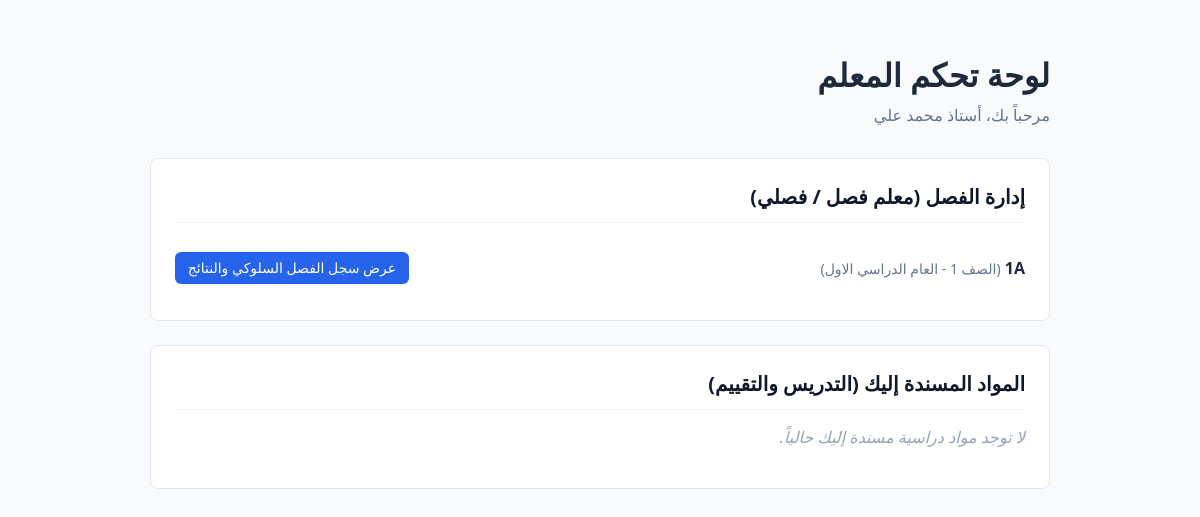
The page /dashboard/teacher/ (signed in) on the database its author committed.
### accounts/models.py (models this page shows, shortened)
class User(AbstractUser):
    class Role(models.TextChoices):
        SCHOOL_MANAGER = "school_manager", "مدير المدرسة"
        TEACHER = "teacher", "معلم"
        STUDENT = "student", "طالب"
    role = models.CharField(
        max_length=30,
        choices=Role.choices,
        default=Role.TEACHER,
        verbose_name="الدور",
    )
    school = models.ForeignKey(
        "schools.School",
        on_delete=models.CASCADE,
        related_name="users",
        null=True,
        blank=True,
        verbose_name="المدرسة",
    )
    phone_number = models.CharField(
        max_length=20,
        blank=True,
    )
    email_verified = models.BooleanField(
        default=False,
        verbose_name="البريد الإلكتروني موثق",
    )
    class Meta:
        verbose_name = "مستخدم"
        verbose_name_plural = "المستخدمون"

### academics/models.py (models this page shows, shortened)
class Classroom(SchoolOwnedModel):
    academic_year = models.ForeignKey(
        "schools.AcademicYear",
        on_delete=models.CASCADE,
        related_name="classrooms",
        verbose_name="العام الدراسي",
    )
    name = models.CharField(
        max_length=100,
        verbose_name="اسم الفصل",
    )
    grade_level = models.PositiveIntegerField(
        verbose_name="الصف الدراسي",
    )
    lead_teacher = models.ForeignKey(
        settings.AUTH_USER_MODEL,
        on_delete=models.SET_NULL,
        null=True,
        blank=True,
        related_name="homeroom_classes",
        verbose_name="معلم الفصل",
    )
    class Meta:
        verbose_name = "فصل"
        verbose_name_plural = "الفصول"
        ordering = [
            "grade_level",
            "name",
        ]
        constraints = [
            models.UniqueConstraint(
                fields=[
                    "school",
                    "academic_year",
                    "name",
                ],
                name="unique_classroom_per_year",
            ),
        ]

### schools/models.py (models this page shows, shortened)
class AcademicYear(SchoolOwnedModel):
    name = models.CharField(
        max_length=50,
        verbose_name="اسم العام الدراسي",
    )
    start_date = models.DateField(
        verbose_name="تاريخ البداية",
    )
    end_date = models.DateField(
        verbose_name="تاريخ النهاية",
    )
    is_current = models.BooleanField(
        default=False,
        verbose_name="العام الحالي",
    )
    class Meta:
        verbose_name = "عام دراسي"
        verbose_name_plural = "الأعوام الدراسية"
        ordering = ["-start_date"]
        constraints = [
            models.UniqueConstraint(
                fields=["school", "name"],
                name="unique_academic_year_per_school",
            ),
        ]

### core/decorators.py (the view)
        def wrapper(request, *args, **kwargs):
            if not request.user.is_authenticated:
                return redirect('login')
            if request.user.role in allowed_roles or request.user.is_superuser:
                return view_func(request, *args, **kwargs)
            raise PermissionDenied

### core/views.py (called while the page is built)
@login_required
@role_required('teacher')
def teacher_dashboard(request):
    teacher = request.user
    managed_classrooms = Classroom.objects.filter(lead_teacher=teacher, school=teacher.school)
    teaching_assignments = TeachingAssignment.objects.filter(
        teacher=teacher,
        school=teacher.school,
    ).select_related('classroom', 'subject')
    context = {
        'managed_classrooms': managed_classrooms,
        'teaching_assignments': teaching_assignments,
    }
    return render(request, 'core/dashboard_teacher.html', context)

### core/templates/core/dashboard_teacher.html (shortened to what this page needs)
<!DOCTYPE html>
<html lang="ar" dir="rtl">
<head>
</head>
<body>
    <div class="container">
        <h1 style="margin-bottom: 0.5rem;">لوحة تحكم المعلم</h1>
        <p style="color: #64748b; margin-top: 0; margin-bottom: 2rem;">مرحباً بك، أستاذ {{ request.user.get_full_name|default:request.user.username }}</p>
        <div class="section">
            <h2>إدارة الفصل (معلم فصل / فصلي)</h2>
            {% if managed_classrooms %}
                {% for classroom in managed_classrooms %}
                    <div class="list-item">
                        <div>
                            <strong>{{ classroom.name }}</strong>
                            <span style="color: #64748b; font-size: 0.875rem;">(الصف {{ classroom.grade_level }} - {{ classroom.academic_year.name }})</span>
                        </div>
                        <a href="#" class="btn">عرض سجل الفصل السلوكي والنتائج</a>
                    </div>
                {% endfor %}
            {% else %}
                <p class="empty-state">لست مسنداً كمعلم مسؤول عن فصل دراسي حالياً.</p>
            {% endif %}
        </div>
        <div class="section">
            <h2>المواد المسندة إليك (التدريس والتقييم)</h2>
            {% if teaching_assignments %}
                {% for assignment in teaching_assignments %}
                    <div class="list-item">
                        <div>
                            <strong>مادة: {{ assignment.subject.name }}</strong>
                            <span style="color: #64748b; font-size: 0.875rem;">— فصل: {{ assignment.classroom.name }}</span>
                        </div>
                        <a href="#" class="btn">إدخال الدرجات / الحضور</a>
                    </div>
                {% endfor %}
            {% else %}
                <p class="empty-state">لا توجد مواد دراسية مسندة إليك حالياً.</p>
            {% endif %}
        </div>
    </div>
</body>
</html>

### core/templates/core/dashboard_teacher.html (style rules this page uses)
body { font-family: system-ui, -apple-system, sans-serif; background-color: #f8fafc; color: #1e293b; margin: 0; padding: 2rem; }
.container { max-width: 900px; margin: 0 auto; }
.section { background: #ffffff; padding: 1.5rem; border-radius: 8px; border: 1px solid #e2e8f0; margin-bottom: 1.5rem; }
.section h2 { margin-top: 0; color: #0f172a; font-size: 1.25rem; border-bottom: 1px solid #f1f5f9; padding-bottom: 0.75rem; }
.list-item { display: flex; justify-content: space-between; align-items: center; padding: 0.75rem 0; border-bottom: 1px solid #f8fafc; }
.list-item:last-child { border-bottom: none; }
.btn { background-color: #2563eb; color: #ffffff; text-decoration: none; padding: 0.4rem 0.8rem; border-radius: 6px; font-size: 0.875rem; }
.empty-state { color: #94a3b8; font-style: italic; }

### rows shown on the page
User: user.get_full_name "محمد علي"
Classroom: name "1A", academic_year.name "العام الدراسي الاول"
